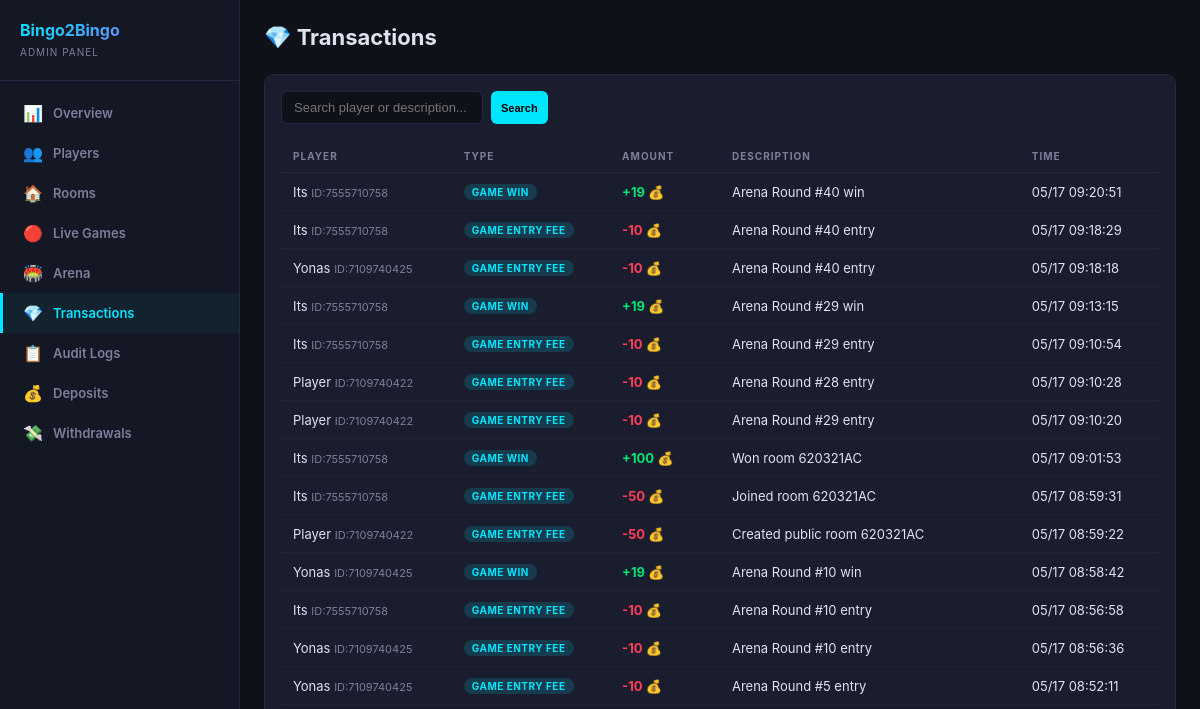
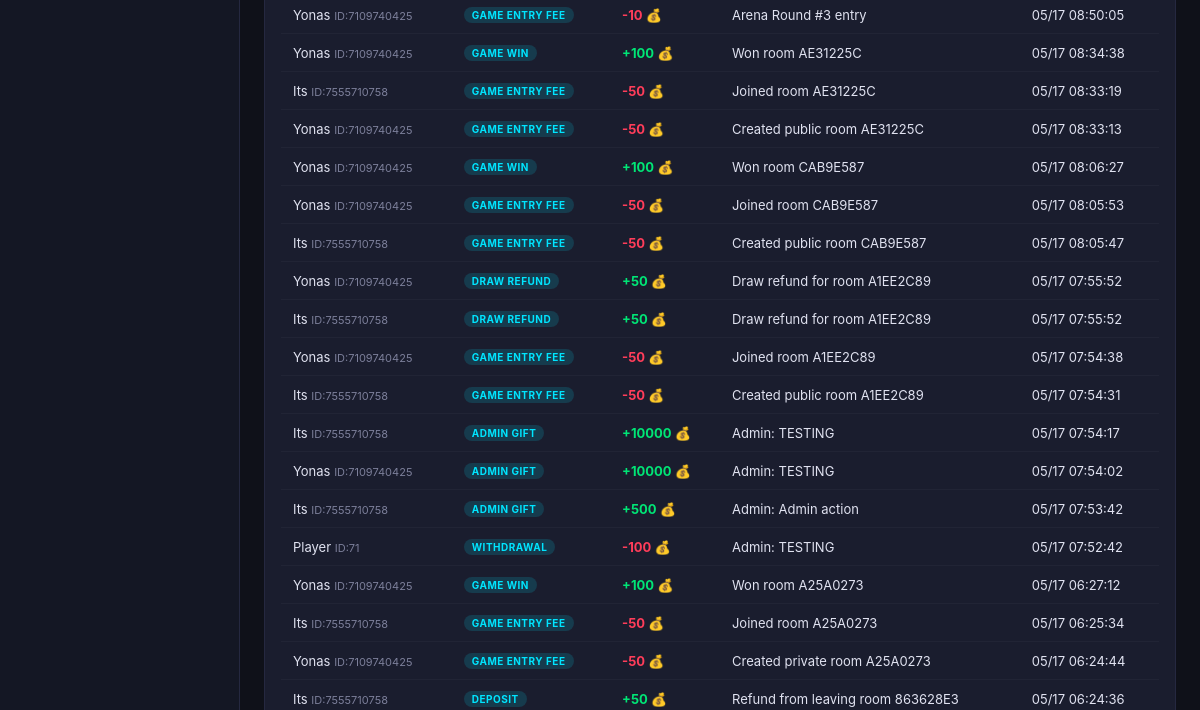
The page /dashboard/transactions/ (signed in, upper part) on the database as committed earlier (2 pictures, top to bottom).
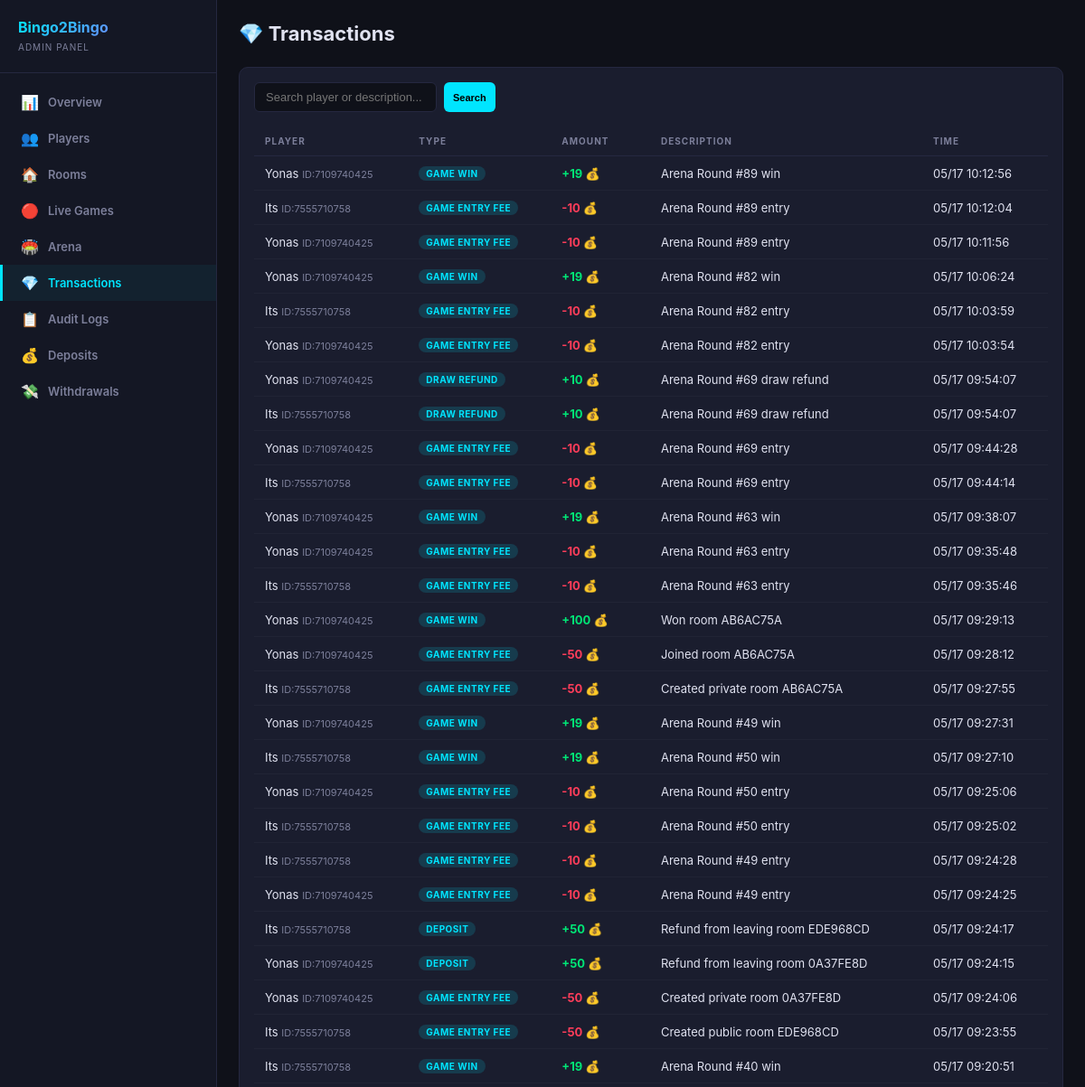
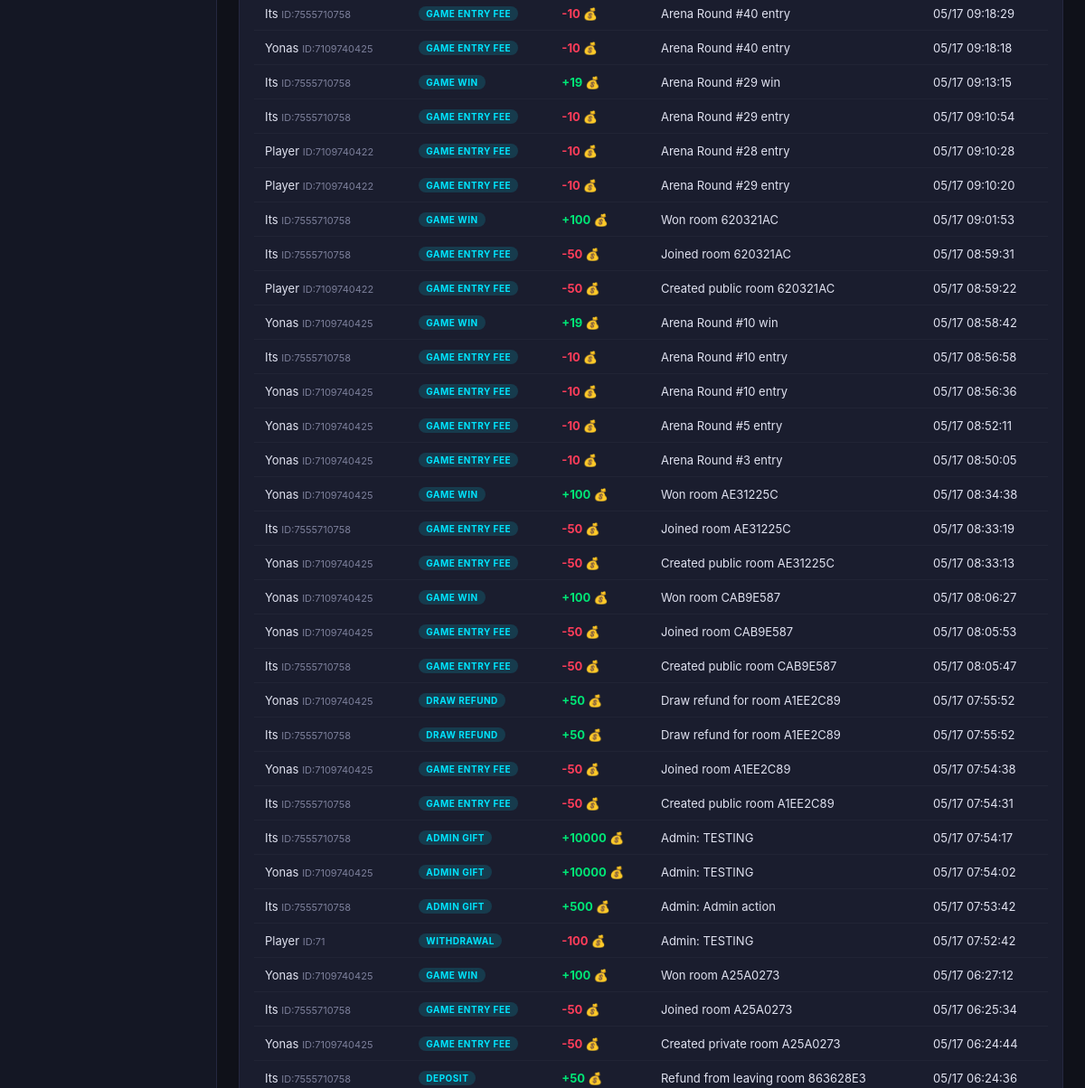
The same page on the database as committed later (2 pictures, top to bottom).
### wallets/models.py (models this page shows, shortened)
class Transaction(models.Model):
    class Type(models.TextChoices):
        DEPOSIT = 'deposit', 'Deposit'
        WITHDRAWAL = 'withdrawal', 'Withdrawal'
        GAME_ENTRY = 'game_entry', 'Game Entry Fee'
        GAME_WIN = 'game_win', 'Game Win'
        DRAW_REFUND = 'draw_refund', 'Draw Refund'
        DAILY_BONUS = 'daily_bonus', 'Daily Bonus'
        REFERRAL_BONUS = 'referral_bonus', 'Referral Bonus'
        SPIN_WIN = 'spin_win', 'Spin Win'
        ADMIN_GIFT = 'admin_gift', 'Admin Gift'
    player = models.ForeignKey(Player, on_delete=models.CASCADE, related_name='transactions')
    amount = models.BigIntegerField()
    transaction_type = models.CharField(max_length=20, choices=Type.choices)
    description = models.CharField(max_length=500, blank=True, default='')
    created_at = models.DateTimeField(default=timezone.now)
    class Meta:
        verbose_name = 'Transaction'
        verbose_name_plural = 'Transactions'
        ordering = ['-created_at']

### users/models.py (models this page shows, shortened)
class Player(models.Model):
    telegram_id = models.BigIntegerField(unique=True, db_index=True)
    username = models.CharField(max_length=255, blank=True, default='')
    first_name = models.CharField(max_length=255, blank=True, default='')
    phone_number = models.CharField(max_length=20, blank=True, default='')
    coins = models.BigIntegerField(default=10)
    wins = models.IntegerField(default=0)
    losses = models.IntegerField(default=0)
    games_played = models.IntegerField(default=0)
    xp = models.BigIntegerField(default=0)
    level = models.IntegerField(default=1)
    referral_code = models.CharField(max_length=32, unique=True, blank=True)
    invited_by = models.ForeignKey(
        'self', null=True, blank=True,
        on_delete=models.SET_NULL,
        related_name='invitees'
    )
    is_banned = models.BooleanField(default=False)
    last_daily_bonus = models.DateTimeField(null=True, blank=True)
    created_at = models.DateTimeField(default=timezone.now)
    class Meta:
        verbose_name = 'Player'
        verbose_name_plural = 'Players'
        ordering = ['-coins']

### dashboard/views.py (the view)
# urls.py: path('transactions/', views.transactions, name='transactions'),
@admin_required
def transactions(request):
    search = request.GET.get('search', '')
    tx_qs = Transaction.objects.select_related('player').order_by('-created_at')
    if search:
        tx_qs = tx_qs.filter(
            Q(player__first_name__icontains=search) |
            Q(player__username__icontains=search) |
            Q(description__icontains=search)
        )
    tx_list = list(tx_qs[:200])
    return render(request, 'dashboard/transactions.html', {
        'transactions': tx_list,
        'search': search,
    })

### dashboard/auth.py (called while the page is built)
def admin_required(view_func):
    @wraps(view_func)
    def wrapper(request, *args, **kwargs):
        if not request.user.is_authenticated:
            return redirect('dashboard:login')
        if not request.user.is_staff and not request.user.is_superuser:
            messages.error(request, 'Access denied. Staff only.')
            return redirect('dashboard:login')
        return view_func(request, *args, **kwargs)
    return wrapper

### dashboard/templates/dashboard/transactions.html
{% extends 'dashboard/base.html' %}
{% block content %}
<div class="header"><h1>💎 Transactions</h1></div>
<div class="card">
  <form class="toolbar" method="GET">
    <input type="text" name="search" placeholder="Search player or description..." value="{{ search }}">
    <button type="submit" class="btn btn-cyan btn-sm">Search</button>
  </form>
  <table>
    <thead><tr><th>Player</th><th>Type</th><th>Amount</th><th>Description</th><th>Time</th></tr></thead>
    <tbody>
    {% for tx in transactions %}
    <tr>
      <td>{{ tx.player.first_name }} <span style="color:var(--muted);font-size:11px;">ID:{{ tx.player.telegram_id }}</span></td>
      <td><span class="badge badge-info">{{ tx.get_transaction_type_display }}</span></td>
      <td style="font-weight:700;{% if tx.amount > 0 %}color:var(--green){% else %}color:var(--red){% endif %}">
        {% if tx.amount > 0 %}+{% endif %}{{ tx.amount }} 💰
      </td>
      <td>{{ tx.description }}</td>
      <td>{{ tx.created_at|date:"m/d H:i:s" }}</td>
    </tr>
    {% empty %}
    <tr><td colspan="5" style="text-align:center;color:var(--muted);padding:32px;">No transactions</td></tr>
    {% endfor %}
    </tbody>
  </table>
</div>
{% endblock %}

Rows that differ between the two databases and show on the page:
added Transaction: player.first_name "Yonas", player.telegram_id "7109740425", transaction_type "GAME WIN", amount "19", description "Arena Round #89 win", created_at "05/17 10:12:56"
added Transaction: player.first_name "Its", player.telegram_id "7555710758", transaction_type "GAME ENTRY FEE", amount "-10", description "Arena Round #89 entry", created_at "05/17 10:12:04"
added Transaction: player.first_name "Yonas", player.telegram_id "7109740425", transaction_type "GAME ENTRY FEE", amount "-10", description "Arena Round #89 entry", created_at "05/17 10:11:56"
added Transaction: player.first_name "Yonas", player.telegram_id "7109740425", transaction_type "GAME WIN", amount "19", description "Arena Round #82 win", created_at "05/17 10:06:24"
added Transaction: player.first_name "Its", player.telegram_id "7555710758", transaction_type "GAME ENTRY FEE", amount "-10", description "Arena Round #82 entry", created_at "05/17 10:03:59"
added Transaction: player.first_name "Yonas", player.telegram_id "7109740425", transaction_type "GAME ENTRY FEE", amount "-10", description "Arena Round #82 entry", created_at "05/17 10:03:54"
added Transaction: player.first_name "Yonas", player.telegram_id "7109740425", transaction_type "DRAW REFUND", amount "10", description "Arena Round #69 draw refund", created_at "05/17 09:54:07"
added Transaction: player.first_name "Its", player.telegram_id "7555710758", transaction_type "DRAW REFUND", amount "10", description "Arena Round #69 draw refund", created_at "05/17 09:54:07"
added Transaction: player.first_name "Yonas", player.telegram_id "7109740425", transaction_type "GAME ENTRY FEE", amount "-10", description "Arena Round #69 entry", created_at "05/17 09:44:28"
added Transaction: player.first_name "Its", player.telegram_id "7555710758", transaction_type "GAME ENTRY FEE", amount "-10", description "Arena Round #69 entry", created_at "05/17 09:44:14"
added Transaction: player.first_name "Yonas", player.telegram_id "7109740425", transaction_type "GAME WIN", amount "19", description "Arena Round #63 win", created_at "05/17 09:38:07"
added Transaction: player.first_name "Yonas", player.telegram_id "7109740425", transaction_type "GAME ENTRY FEE", amount "-10", description "Arena Round #63 entry", created_at "05/17 09:35:48"
added Transaction: player.first_name "Its", player.telegram_id "7555710758", transaction_type "GAME ENTRY FEE", amount "-10", description "Arena Round #63 entry", created_at "05/17 09:35:46"
added Transaction: player.first_name "Yonas", player.telegram_id "7109740425", transaction_type "GAME WIN", amount "100", description "Won room AB6AC75A", created_at "05/17 09:29:13"
added Transaction: player.first_name "Yonas", player.telegram_id "7109740425", transaction_type "GAME ENTRY FEE", amount "-50", description "Joined room AB6AC75A", created_at "05/17 09:28:12"
added Transaction: player.first_name "Its", player.telegram_id "7555710758", transaction_type "GAME ENTRY FEE", amount "-50", description "Created private room AB6AC75A", created_at "05/17 09:27:55"
added Transaction: player.first_name "Yonas", player.telegram_id "7109740425", transaction_type "GAME WIN", amount "19", description "Arena Round #49 win", created_at "05/17 09:27:31"
added Transaction: player.first_name "Its", player.telegram_id "7555710758", transaction_type "GAME WIN", amount "19", description "Arena Round #50 win", created_at "05/17 09:27:10"
added Transaction: player.first_name "Yonas", player.telegram_id "7109740425", transaction_type "GAME ENTRY FEE", amount "-10", description "Arena Round #50 entry", created_at "05/17 09:25:06"
added Transaction: player.first_name "Its", player.telegram_id "7555710758", transaction_type "GAME ENTRY FEE", amount "-10", description "Arena Round #50 entry", created_at "05/17 09:25:02"
added Transaction: player.first_name "Its", player.telegram_id "7555710758", transaction_type "GAME ENTRY FEE", amount "-10", description "Arena Round #49 entry", created_at "05/17 09:24:28"
added Transaction: player.first_name "Yonas", player.telegram_id "7109740425", transaction_type "GAME ENTRY FEE", amount "-10", description "Arena Round #49 entry", created_at "05/17 09:24:25"
added Transaction: player.first_name "Its", player.telegram_id "7555710758", transaction_type "DEPOSIT", amount "50", description "Refund from leaving room EDE968CD", created_at "05/17 09:24:17"
added Transaction: player.first_name "Yonas", player.telegram_id "7109740425", transaction_type "DEPOSIT", amount "50", description "Refund from leaving room 0A37FE8D", created_at "05/17 09:24:15"
added Transaction: player.first_name "Yonas", player.telegram_id "7109740425", transaction_type "GAME ENTRY FEE", amount "-50", description "Created private room 0A37FE8D", created_at "05/17 09:24:06"
added Transaction: player.first_name "Its", player.telegram_id "7555710758", transaction_type "GAME ENTRY FEE", amount "-50", description "Created public room EDE968CD", created_at "05/17 09:23:55"
